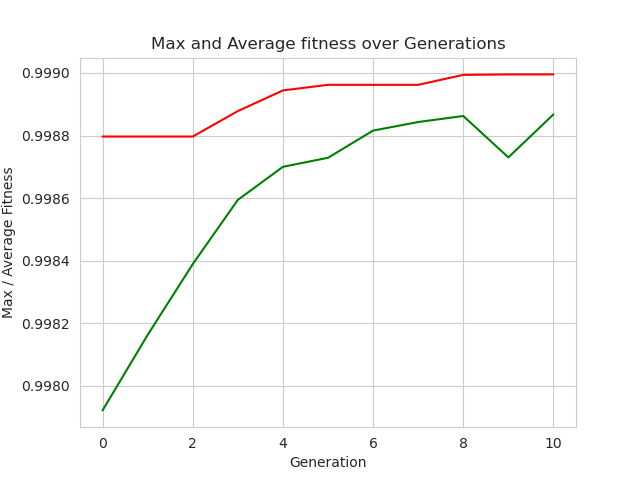

Write Python code to recreate this figure.
from deap import base
from deap import creator
from deap import tools

import random
import numpy

import matplotlib.pyplot as plt
import seaborn as sns

import hyperparameter_tuning_genetic_test
import elitism

# boundaries for ADABOOST parameters
# "n_estimators": 1..100
# "learning_rate": 0.01..100
# "loss": linear, square, exponential
# [n_estimators, learning_rate, loss]
BOUNDS_LOW =  [  1, 0.01, 0]
BOUNDS_HIGH = [100, 1.00, 1]

NUM_OF_PARAMS = len(BOUNDS_HIGH)

# Genetic Algorithm constants
POPULATION_SIZE   = 50
P_CROSSOVER       = 0.9  # probability for crossover
P_MUTATION        = 0.5  # probability for mutating an individual
MAX_GENERATIONS   = 10
HALL_OF_FAME_SIZE = 5
CROWDING_FACTOR   = 20.0 # crowding factor for crossover and mutation

# set the random seed:
RANDOM_SEED = 42
random.seed(RANDOM_SEED)

# create the classifier accuracy test class
test = hyperparameter_tuning_genetic_test.HyperparameterTuningGenetic(RANDOM_SEED)

toolbox = base.Toolbox()

# define a single objective, maximizing fitness strategy
creator.create("FitnessMax", base.Fitness, weights=(1.0,))

# create the Individual class based on list
creator.create("Individual", list, fitness=creator.FitnessMax)

# define the hyperparameter attributes individually
for i in range(NUM_OF_PARAMS):
    # "hyperparameter_0", "hyperparameter_1", ...
    toolbox.register("hyperparameter_" + str(i),
                     random.uniform,
                     BOUNDS_LOW[i],
                     BOUNDS_HIGH[i])

# create a tuple containing an attribute generator for each param searched
hyperparameters = ()
for i in range(NUM_OF_PARAMS):
    hyperparameters = hyperparameters + \
                      (toolbox.__getattribute__("hyperparameter_" + str(i)),)

# create the individual operator to fill up an Individual instance
toolbox.register("individualCreator",
                 tools.initCycle,
                 creator.Individual,
                 hyperparameters,
                 n=1)

# create the population operator to generate a list of individuals
toolbox.register("populationCreator", tools.initRepeat, list, toolbox.individualCreator)

# fitness calculation
def regressionScore(individual):
    return test.getScore(individual),

toolbox.register("evaluate", regressionScore)

# genetic operators:mutFlipBit

# genetic operators
toolbox.register("select", tools.selTournament, tournsize=2)
toolbox.register("mate",
                 tools.cxSimulatedBinaryBounded,
                 low=BOUNDS_LOW,
                 up=BOUNDS_HIGH,
                 eta=CROWDING_FACTOR)

toolbox.register("mutate",
                 tools.mutPolynomialBounded,
                 low=BOUNDS_LOW,
                 up=BOUNDS_HIGH,
                 eta=CROWDING_FACTOR,
                 indpb=1.0 / NUM_OF_PARAMS)


# Genetic Algorithm flow
def main():

    # create initial population (generation 0)
    population = toolbox.populationCreator(n=POPULATION_SIZE)

    # prepare the statistics object
    stats = tools.Statistics(lambda ind: ind.fitness.values)
    stats.register("max", numpy.max)
    stats.register("avg", numpy.mean)

    # define the hall-of-fame object
    hof = tools.HallOfFame(HALL_OF_FAME_SIZE)

    # perform the Genetic Algorithm flow with hof feature added
    population, logbook = elitism.eaSimpleWithElitism(population,
                                                      toolbox,
                                                      cxpb=P_CROSSOVER,
                                                      mutpb=P_MUTATION,
                                                      ngen=MAX_GENERATIONS,
                                                      stats=stats,
                                                      halloffame=hof,
                                                      verbose=True)

    # print best solution found
    print("- Best solution is: ")
    print("params = ", test.formatParams(hof.items[0]))
    print("Accuracy = %1.5f" % hof.items[0].fitness.values[0])

    # extract statistics
    maxFitnessValues, meanFitnessValues = logbook.select("max", "avg")

    # plot statistics
    sns.set_style("whitegrid")
    plt.plot(maxFitnessValues, color='red')
    plt.plot(meanFitnessValues, color='green')
    plt.xlabel('Generation')
    plt.ylabel('Max / Average Fitness')
    plt.title('Max and Average fitness over Generations')
    plt.show()


if __name__ == "__main__":
    main()
